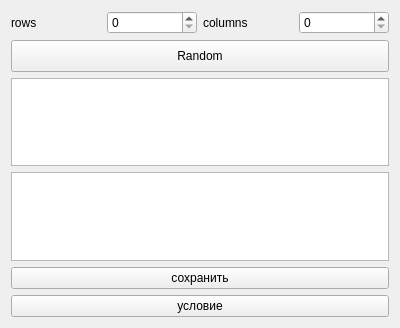
<?xml version="1.0" encoding="UTF-8"?>
<ui version="4.0">
 <class>matrix</class>
 <widget class="QWidget" name="matrix">
  <property name="geometry">
   <rect>
    <x>0</x>
    <y>0</y>
    <width>400</width>
    <height>328</height>
   </rect>
  </property>
  <property name="windowTitle">
   <string>Form</string>
  </property>
  <layout class="QVBoxLayout" name="verticalLayout">
   <item>
    <layout class="QGridLayout" name="gridLayout">
     <item row="1" column="0">
      <widget class="QPushButton" name="random">
       <property name="minimumSize">
        <size>
         <width>212</width>
         <height>32</height>
        </size>
       </property>
       <property name="text">
        <string>Random</string>
       </property>
      </widget>
     </item>
     <item row="0" column="0">
      <layout class="QHBoxLayout" name="horizontalLayout_3">
       <item>
        <layout class="QHBoxLayout" name="horizontalLayout">
         <item>
          <widget class="QLabel" name="label">
           <property name="text">
            <string>rows</string>
           </property>
          </widget>
         </item>
         <item>
          <widget class="QSpinBox" name="rows"/>
         </item>
        </layout>
       </item>
       <item>
        <layout class="QHBoxLayout" name="horizontalLayout_2">
         <item>
          <widget class="QLabel" name="label_2">
           <property name="text">
            <string>columns</string>
           </property>
          </widget>
         </item>
         <item>
          <widget class="QSpinBox" name="columns"/>
         </item>
        </layout>
       </item>
      </layout>
     </item>
    </layout>
   </item>
   <item>
    <widget class="QTableWidget" name="matrix_table">
     <property name="styleSheet">
      <string notr="true">QTableView::item {
    border-bottom: 1px solid white;
}

QTableWidget::item { 
border-right: 1px solid white; }</string>
     </property>
    </widget>
   </item>
   <item>
    <widget class="QTextBrowser" name="textBrowser"/>
   </item>
   <item>
    <widget class="QPushButton" name="save">
     <property name="text">
      <string>сохранить</string>
     </property>
    </widget>
   </item>
   <item>
    <widget class="QPushButton" name="usl">
     <property name="text">
      <string>условие</string>
     </property>
    </widget>
   </item>
  </layout>
 </widget>
 <resources/>
 <connections/>
</ui>
